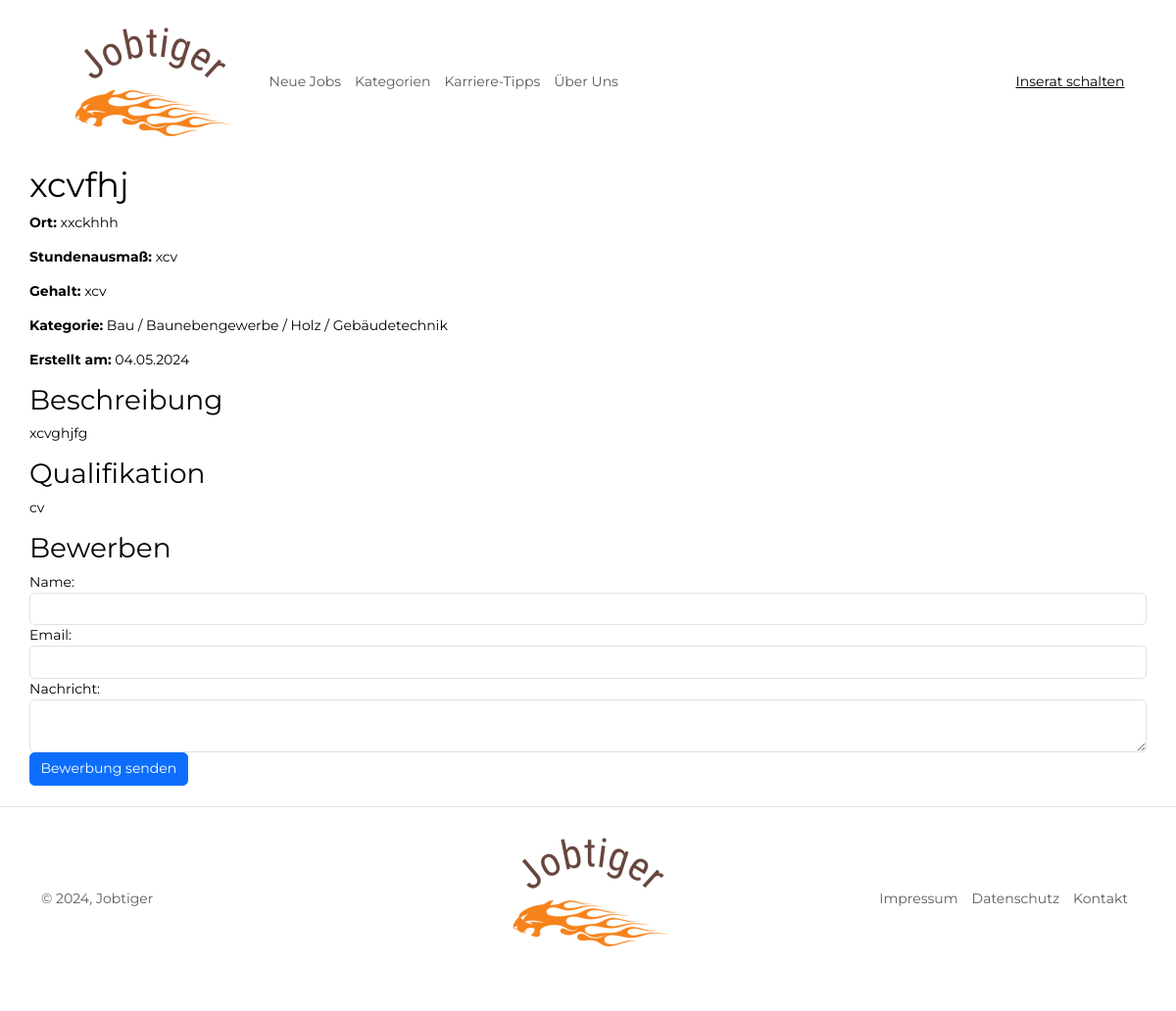
/job_detail.php?id=3, run on an earlier commit of the app's database.
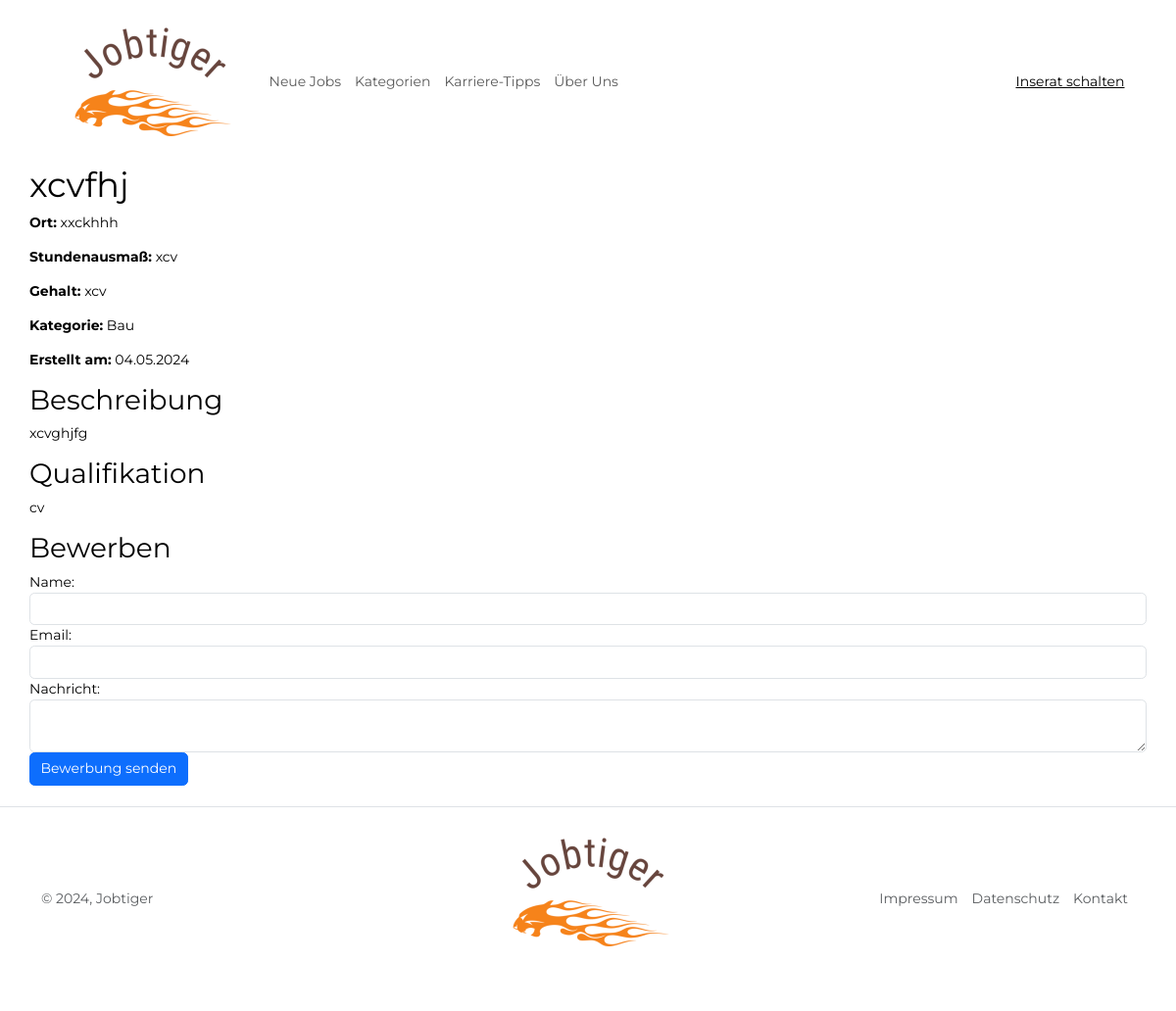
And on a later commit of the database.
### tables this page shows
CREATE TABLE `jobs` (
  `id` int(10) UNSIGNED NOT NULL,
  `titel` varchar(255) NOT NULL,
  `beschreibung` varchar(255) NOT NULL,
  `qualifikation` varchar(255) NOT NULL,
  `dienstort` varchar(255) NOT NULL,
  `stundenausmass` varchar(255) NOT NULL,
  `gehalt` varchar(255) NOT NULL,
  `kategorie_id` int(10) UNSIGNED NOT NULL,
  `benutzer_id` int(10) UNSIGNED NOT NULL,
  `datum` datetime NOT NULL DEFAULT current_timestamp(),
  `sichtbar` varchar(10) NOT NULL DEFAULT 'ja',
  `aenderungsdatum` datetime NOT NULL DEFAULT current_timestamp()
);

CREATE TABLE `kategorien` (
  `id` int(10) UNSIGNED NOT NULL,
  `kategorie` varchar(255) NOT NULL
);

### setup.php (called while the page is built, shortened)
<?php
spl_autoload_register(
    function (string $klasse) {
        $prefix = "WIFI\\Jobportal\\";
        $basis = __DIR__ . "/";
        $laenge = strlen($prefix);
        $klasse_ohne_prefix = substr($klasse, $laenge);
        $datei = $basis . $klasse_ohne_prefix . ".php";
        $datei = str_replace("\\", "/", $datei);
    }
);

### Fdb/Mysql.php (called while the page is built, shortened)
<?php
class Mysql {
    private static ?Mysql $instanz = null;
    public static function getInstanz(): Mysql {
        if (!self::$instanz) {
            self::$instanz = new Mysql();
        }
        return self::$instanz;
    }
    private \mysqli $db;
    public function verbinden() {
        $this->db = new \mysqli(MYSQL_HOST, MYSQL_USER, MYSQL_PASSWORT, MYSQL_DATENBANK);
        $this->db->set_charset('utf8mb4');
    }
    public function query(string $input): \mysqli_result|bool {
        $ergebnis = $this->db->query($input);
        return $ergebnis;
    }
}

### job_detail.php (the view, shortened to what this page needs)
<?php
include "kopf-frontend.php";
include "setup.php";
$erfolg = false;
$job_id = (int)$_GET['id'];
$db = Mysql::getInstanz();
$job_result = $db->query("
    SELECT jobs.titel, jobs.beschreibung, jobs.qualifikation, jobs.dienstort, jobs.stundenausmass, jobs.gehalt, jobs.datum, kategorien.kategorie
    FROM jobs
    JOIN kategorien ON jobs.kategorie_id = kategorien.id
    WHERE jobs.id = '{$job_id}' AND jobs.sichtbar = 'ja'
");
$job = $job_result->fetch_assoc();
?>
<main>
    <div class="inner-wrapper">
        <h1><?php echo htmlspecialchars($job['titel']); ?></h1>
        <p><strong>Ort:</strong> <?php echo htmlspecialchars($job['dienstort']); ?></p>
        <p><strong>Stundenausmaß:</strong> <?php echo htmlspecialchars($job['stundenausmass']); ?></p>
        <p><strong>Gehalt:</strong> <?php echo htmlspecialchars($job['gehalt']); ?></p>
        <p><strong>Kategorie:</strong> <?php echo htmlspecialchars($job['kategorie']); ?></p>
        <p><strong>Erstellt am:</strong> <?php echo htmlspecialchars(date('d.m.Y', strtotime($job['datum']))); ?></p>
        <h2>Beschreibung</h2>
        <p><?php echo nl2br(htmlspecialchars($job['beschreibung'])); ?></p>
        <h2>Qualifikation</h2>
        <p><?php echo nl2br(htmlspecialchars($job['qualifikation'])); ?></p>
        <?php
        if ($erfolg) {
            echo "<p><strong>Bewerbung erfolgreich gesendet.</strong></p>";
        } else {
        ?>
        <h2>Bewerben</h2>
        <form action="" method="post">
            <div class="form-group">
                <label for="name">Name:</label>
                <input type="text" class="form-control" id="name" name="name" value="<?php echo isset($_POST['name']) ? htmlspecialchars($_POST['name']) : ''; ?>">
            </div>
            <div class="form-group">
                <label for="email">Email:</label>
                <input type="email" class="form-control" id="email" name="email" value="<?php echo isset($_POST['email']) ? htmlspecialchars($_POST['email']) : ''; ?>">
            </div>
            <div class="form-group">
                <label for="message">Nachricht:</label>
                <textarea class="form-control" id="message" name="message"><?php echo isset($_POST['message']) ? htmlspecialchars($_POST['message']) : ''; ?></textarea>
            </div>
            <button type="submit" class="btn btn-primary">Bewerbung senden</button>
        </form>
        <?php } ?>
    </div>
</main>
<?php
include "fuss.php";
?>

What changed in the data, as far as the page shows it:
changed jobs "xcvfhj": kategorie.kategorie "Bau / Baunebengewerbe / Holz / Gebäudetechnik" → "Bau"
